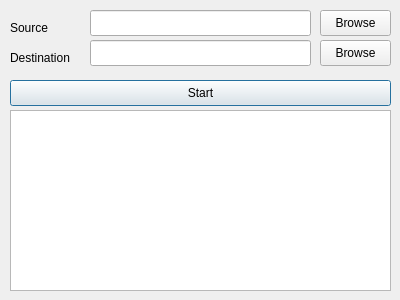
<?xml version="1.0" encoding="UTF-8"?>
<ui version="4.0">
 <class>MediaDownloaderDialogClass</class>
 <widget class="QDialog" name="MediaDownloaderDialogClass">
  <property name="geometry">
   <rect>
    <x>0</x>
    <y>0</y>
    <width>400</width>
    <height>300</height>
   </rect>
  </property>
  <property name="minimumSize">
   <size>
    <width>400</width>
    <height>300</height>
   </size>
  </property>
  <property name="maximumSize">
   <size>
    <width>400</width>
    <height>300</height>
   </size>
  </property>
  <property name="windowTitle">
   <string>Media Downloader</string>
  </property>
  <widget class="QLineEdit" name="destinationEdit">
   <property name="geometry">
    <rect>
     <x>90</x>
     <y>40</y>
     <width>221</width>
     <height>26</height>
    </rect>
   </property>
  </widget>
  <widget class="QPlainTextEdit" name="reportEdit">
   <property name="geometry">
    <rect>
     <x>10</x>
     <y>110</y>
     <width>381</width>
     <height>181</height>
    </rect>
   </property>
   <property name="undoRedoEnabled">
    <bool>false</bool>
   </property>
   <property name="readOnly">
    <bool>true</bool>
   </property>
   <property name="centerOnScroll">
    <bool>false</bool>
   </property>
  </widget>
  <widget class="QLineEdit" name="sourceEdit">
   <property name="geometry">
    <rect>
     <x>90</x>
     <y>10</y>
     <width>221</width>
     <height>26</height>
    </rect>
   </property>
  </widget>
  <widget class="QPushButton" name="startButton">
   <property name="geometry">
    <rect>
     <x>10</x>
     <y>80</y>
     <width>381</width>
     <height>26</height>
    </rect>
   </property>
   <property name="text">
    <string>Start</string>
   </property>
  </widget>
  <widget class="QLabel" name="sourceLabel">
   <property name="geometry">
    <rect>
     <x>10</x>
     <y>20</y>
     <width>52</width>
     <height>16</height>
    </rect>
   </property>
   <property name="text">
    <string>Source</string>
   </property>
  </widget>
  <widget class="QLabel" name="destinationLabel">
   <property name="geometry">
    <rect>
     <x>10</x>
     <y>50</y>
     <width>71</width>
     <height>16</height>
    </rect>
   </property>
   <property name="text">
    <string>Destination</string>
   </property>
  </widget>
  <widget class="QPushButton" name="browseSourceButton">
   <property name="geometry">
    <rect>
     <x>320</x>
     <y>10</y>
     <width>71</width>
     <height>26</height>
    </rect>
   </property>
   <property name="text">
    <string>Browse</string>
   </property>
  </widget>
  <widget class="QPushButton" name="browseDestinationButton">
   <property name="geometry">
    <rect>
     <x>320</x>
     <y>40</y>
     <width>71</width>
     <height>26</height>
    </rect>
   </property>
   <property name="text">
    <string>Browse</string>
   </property>
  </widget>
 </widget>
 <layoutdefault spacing="6" margin="11"/>
 <resources/>
 <connections>
  <connection>
   <sender>sourceEdit</sender>
   <signal>textChanged(QString)</signal>
   <receiver>MediaDownloaderDialogClass</receiver>
   <slot>onSourceEditChanged()</slot>
   <hints>
    <hint type="sourcelabel">
     <x>108</x>
     <y>18</y>
    </hint>
    <hint type="destinationlabel">
     <x>77</x>
     <y>18</y>
    </hint>
   </hints>
  </connection>
  <connection>
   <sender>destinationEdit</sender>
   <signal>textChanged(QString)</signal>
   <receiver>MediaDownloaderDialogClass</receiver>
   <slot>onDestinationEditChanged()</slot>
   <hints>
    <hint type="sourcelabel">
     <x>127</x>
     <y>51</y>
    </hint>
    <hint type="destinationlabel">
     <x>64</x>
     <y>47</y>
    </hint>
   </hints>
  </connection>
  <connection>
   <sender>startButton</sender>
   <signal>clicked()</signal>
   <receiver>MediaDownloaderDialogClass</receiver>
   <slot>onStartButtonClick()</slot>
   <hints>
    <hint type="sourcelabel">
     <x>160</x>
     <y>88</y>
    </hint>
    <hint type="destinationlabel">
     <x>168</x>
     <y>70</y>
    </hint>
   </hints>
  </connection>
  <connection>
   <sender>browseSourceButton</sender>
   <signal>clicked()</signal>
   <receiver>MediaDownloaderDialogClass</receiver>
   <slot>onBrowseSourceButtonClick()</slot>
   <hints>
    <hint type="sourcelabel">
     <x>362</x>
     <y>20</y>
    </hint>
    <hint type="destinationlabel">
     <x>398</x>
     <y>19</y>
    </hint>
   </hints>
  </connection>
  <connection>
   <sender>browseDestinationButton</sender>
   <signal>clicked()</signal>
   <receiver>MediaDownloaderDialogClass</receiver>
   <slot>onBrowseDestinationButtonClick()</slot>
   <hints>
    <hint type="sourcelabel">
     <x>371</x>
     <y>50</y>
    </hint>
    <hint type="destinationlabel">
     <x>398</x>
     <y>51</y>
    </hint>
   </hints>
  </connection>
 </connections>
 <slots>
  <slot>onBrowseSourceButtonClick()</slot>
  <slot>onBrowseDestinationButtonClick()</slot>
  <slot>onStartButtonClick()</slot>
  <slot>onSourceEditChanged()</slot>
  <slot>onDestinationEditChanged()</slot>
 </slots>
</ui>
